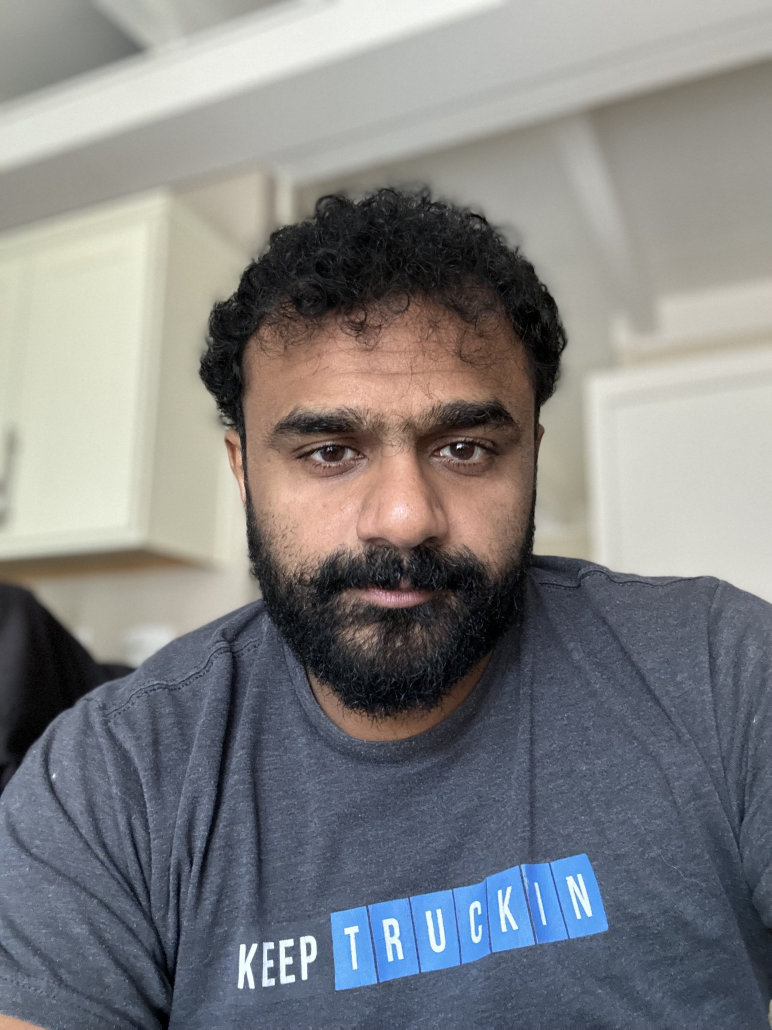
//> input picture Project2/data/images/KartikFace.jpg, 2316 x 3088 px, given in place of focus-test.mp4, which was not available (shown at 1/3 size)
$ ./autofocus   (built with g++ and OpenCV 4)
//> lines starting //> are read from the running program, lines starting //| are printed output that depends on the picture; pictures that were not available may be replaced by others from this repository, and a replacement may not be noted
//
// Created by kartik on 3/13/21.
//

#include <iostream>
#include <opencv2/opencv.hpp>
#include <cmath>
#include <my_cv_utils.h>

double var_abs_laplacian(cv::Mat image)
{
  cv::Mat copy;
  cv::cvtColor(image, copy, cv::COLOR_BGR2GRAY);
  copy.convertTo(copy, CV_32FC1);
  cv::Mat lap;
  cv::Laplacian(copy, lap, -1, 3);
  cv::Mat mean, stddev;
  cv::meanStdDev(cv::abs(lap), mean, stddev);
  cv::pow(stddev, 2, stddev);
  return stddev.at<double>(0, 0);
}

double sum_modified_laplacian(cv::Mat image)
{
  cv::Mat copy;
  cv::cvtColor(image, copy, cv::COLOR_BGR2GRAY);
  copy.convertTo(copy, CV_32F);
  cv::Mat lapX, lapY, lap;

  cv::Sobel(copy, lapX, -1, 2, 0, 3);
  cv::Sobel(copy, lapY, -1, 0, 2, 3);
  cv::add(cv::abs(lapX), cv::abs(lapY), lap);
  return cv::sum(lap)[0];
}

int main()
{
  // Read input video filename
  std::string filename = IMAGES_PATH "/../videos/focus-test.mp4";

// Create a VideoCapture object
  cv::VideoCapture cap(filename);

// Read first frame from the video
  cv::Mat frame;
  cap >> frame;
//> frame is the input picture: 3088 rows x 2316 cols, CV_8UC3; mean B, G, R 130.6, 129.4, 129

// Display total number of frames in the video
  std::cout << "Total number of frames : " << (int) cap.get(cv::CAP_PROP_FRAME_COUNT) << std::endl;

  double maxV1 = 0;
  double maxV2 = 0;

// Frame with maximum measure of focus
// Obtained using methods 1 and 2
  cv::Mat bestFrame1;
  cv::Mat bestFrame2;

// Frame ID of frame with maximum measure
// of focus
// Obtained using methods 1 and 2
  int bestFrameId1 = 0;
  int bestFrameId2 = 0;

// Get measures of focus from both methods
  double val1 = var_abs_laplacian(frame);
//> in var_abs_laplacian, `cv::cvtColor(image, copy, cv::COLOR_BGR2GRAY);`:
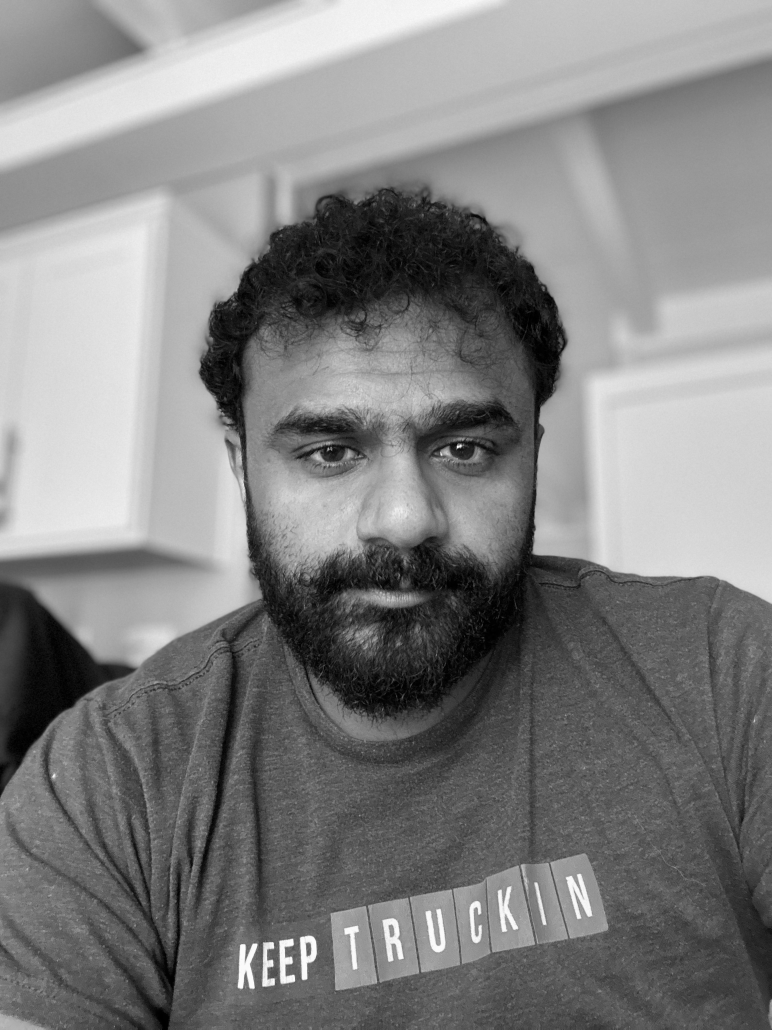
//> copy: 3088 rows x 2316 cols, CV_8UC1 (shown at 1/3 size); min 0, max 255, mean 129.4
//> in var_abs_laplacian, `cv::Laplacian(copy, lap, -1, 3);`:
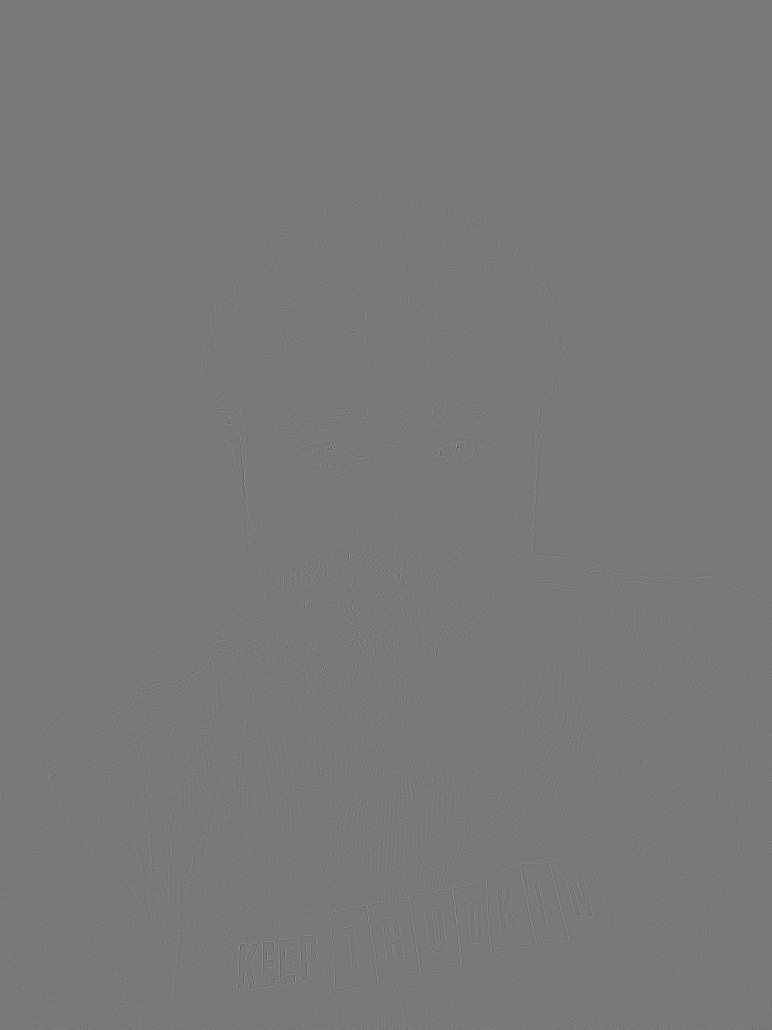
//> lap: 3088 rows x 2316 cols, CV_32FC1 (shown at 1/3 size); min -628, max 688, mean 0; drawn with min black and max white
//> in var_abs_laplacian, `cv::meanStdDev(cv::abs(lap), mean, stddev);`: mean = [20.45]; stddev = [25.25]
//> val1 = 637.5
  double val2 = sum_modified_laplacian(frame);
//> in sum_modified_laplacian, `cv::add(cv::abs(lapX), cv::abs(lapY), lap);`:
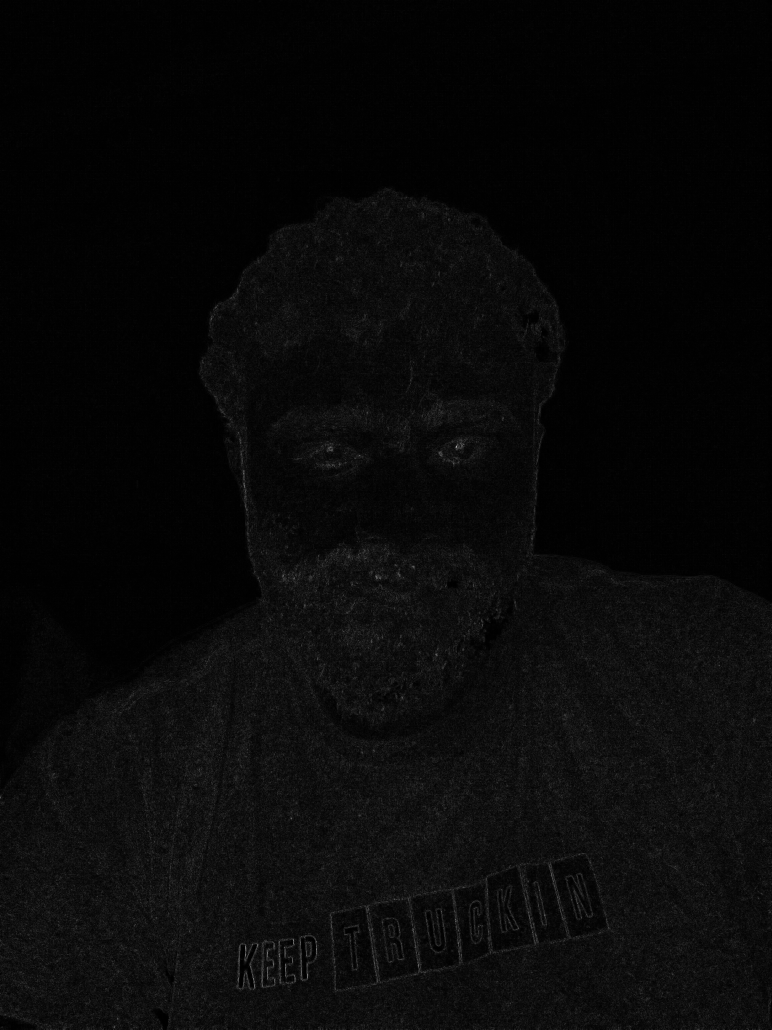
//> lap: 3088 rows x 2316 cols, CV_32FC1 (shown at 1/3 size); min 0, max 688, mean 26; drawn with min black and max white
//> val2 = 186179148

// Specify the ROI for flower in the frame
// UPDATE THE VALUES BELOW
  int topCorner = 41;
  int leftCorner = 386;
  int bottomCorner = topCorner + (647 - topCorner);
  int rightCorner = leftCorner + (1014 - leftCorner);

  cv::Mat flower;
  flower = frame(cv::Range(topCorner, bottomCorner), cv::Range(leftCorner, rightCorner));
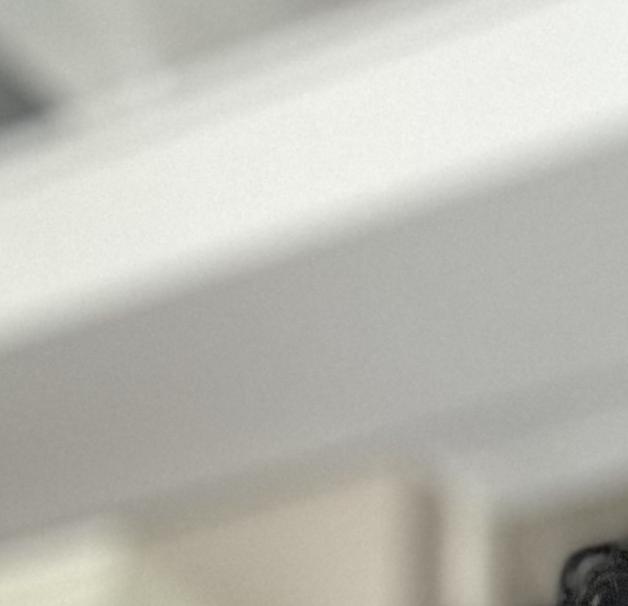
//> flower: 606 rows x 628 cols, CV_8UC3; mean B, G, R 180.8, 188.3, 189

// [10 lines of commented-out code are left out]
  while (1) {
    // Crop the flower region out of the frame
    flower = frame(cv::Range(topCorner, bottomCorner), cv::Range(leftCorner, rightCorner));
    // Get measures of focus from both methods
    val1 = var_abs_laplacian(flower);
//> in var_abs_laplacian (call 2), `cv::Laplacian(copy, lap, -1, 3);`:
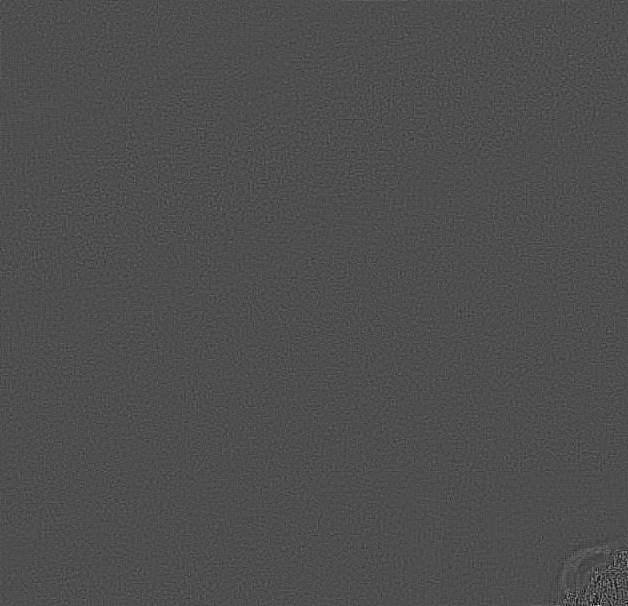
//> lap: 606 rows x 628 cols, CV_32FC1; min -112, max 252, mean 0; drawn with min black and max white
//> in var_abs_laplacian (call 2), `cv::meanStdDev(cv::abs(lap), mean, stddev);`: mean = [5.35]; stddev = [5.07]
//> val1 = 25.72
    val2 = sum_modified_laplacian(flower);
//> in sum_modified_laplacian (call 2), `cv::Sobel(copy, lapX, -1, 2, 0, 3);`:
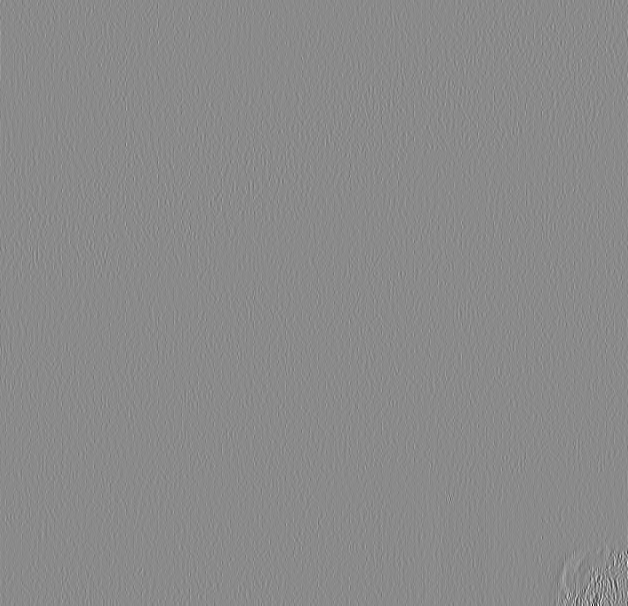
//> lapX: 606 rows x 628 cols, CV_32FC1; min -126, max 106, mean 0; drawn with min black and max white
//> in sum_modified_laplacian (call 2), `cv::add(cv::abs(lapX), cv::abs(lapY), lap);`:
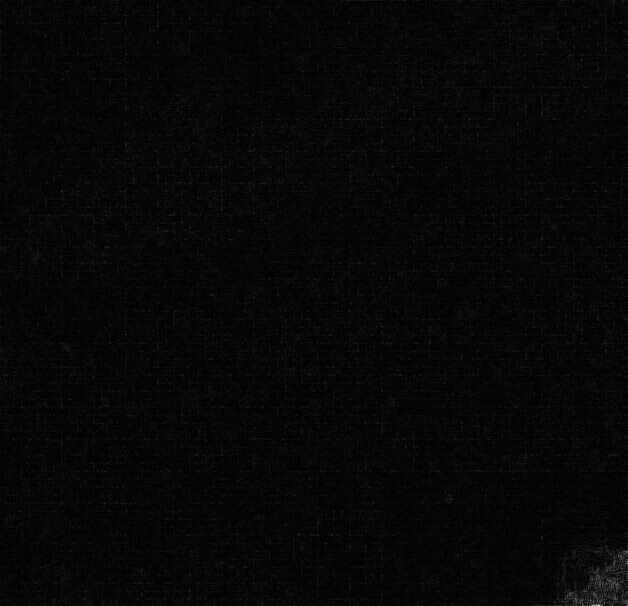
//> lap: 606 rows x 628 cols, CV_32FC1; min 0, max 252, mean 6.8
//> val2 = 2576694
    // If the current measure of focus is greater
    // than the current maximum
    if (val1 > maxV1) {
      // Revise the current maximum
      maxV1 = val1;
//> maxV1 = 25.72
      // Get frame ID of the new best frame
      bestFrameId1 = (int) cap.get(cv::CAP_PROP_POS_FRAMES);
      // Revise the new best frame
      bestFrame1 = frame.clone();
      std::cout << "Frame ID of the best frame [Method 1]: " << bestFrameId1 << std::endl;
    }
    // If the current measure of focus is greater
    // than the current maximum
    if (val2 > maxV2) {
      // Revise the current maximum
      maxV2 = val2;
//> maxV2 = 2576694
      // Get frame ID of the new best frame
      bestFrameId2 = (int) cap.get(cv::CAP_PROP_POS_FRAMES);
      // Revise the new best frame
      bestFrame2 = frame.clone();
      std::cout << "Frame ID of the best frame [Method 2]: " << bestFrameId2 << std::endl;
    }
    cap >> frame;
    if (frame.empty())
      break;
  }

  std::cout << "================================================" << std::endl;

// Print the Frame ID of the best frame
  std::cout << "Frame ID of the best frame [Method 1]: " << bestFrameId1 << std::endl;
  std::cout << "Frame ID of the best frame [Method 2]: " << bestFrameId2 << std::endl;

  cap.release();

  cv::Mat out;
  hconcat(bestFrame1, bestFrame2, out);
  return 0;
}
